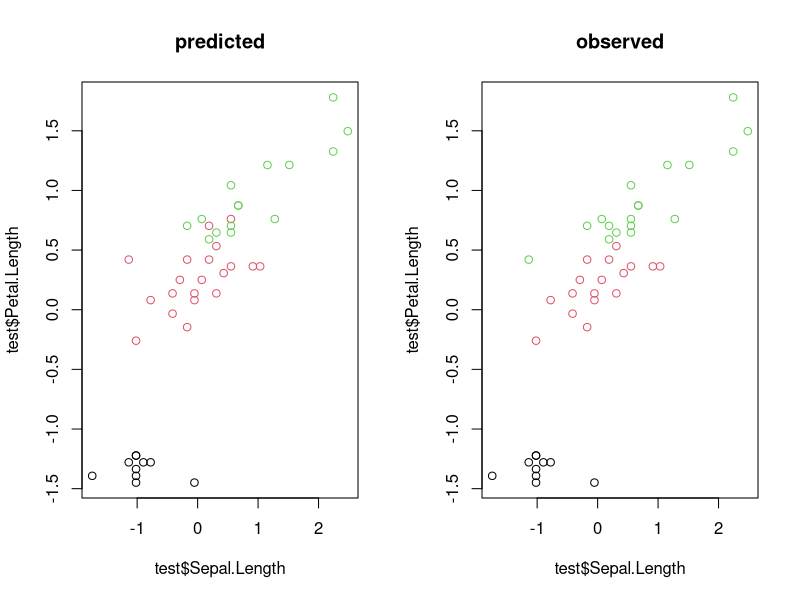

R code for this plot:
##########################################################################################
# Support vector machines SVM ---------------------------------------------------------------
##########################################################################################
# Hyperplanes dividing Data.
# (Finding a hyperplane which maximes the margin, the distance between the plane and the points close to it.)

# Kernel-trick: SVM works fine as long as the problem is linear seperable.
# If not we have to map the problem into a space in which it is linear seperable. That is called the kernel trick


# Library -----------------------------------------------------------------
library(e1071)


# Data --------------------------------------------------------------------
Data = iris
Data[, 1:4] = apply(Data[, 1:4], 2, scale)

indices = sample.int(nrow(Data), 0.7 * nrow(Data))
train = Data[indices,]
test = Data[-indices,]


sm = svm(Species ~ ., data = train, kernel = "linear")
pred = predict(sm, newdata = test)

oldpar = par()
par(mfrow = c(1, 2))
plot(test$Sepal.Length,
     test$Petal.Length,
     col =  pred,
     main = "predicted")
plot(test$Sepal.Length,
     test$Petal.Length,
     col =  test$Species,
     main = "observed")
par(oldpar)

mean(pred == test$Species)
